Frame 1 (no input): blank canvas, image omitted
Frame 60 (the mouse pressed at the canvas centre just before this capture): blank canvas, image omitted
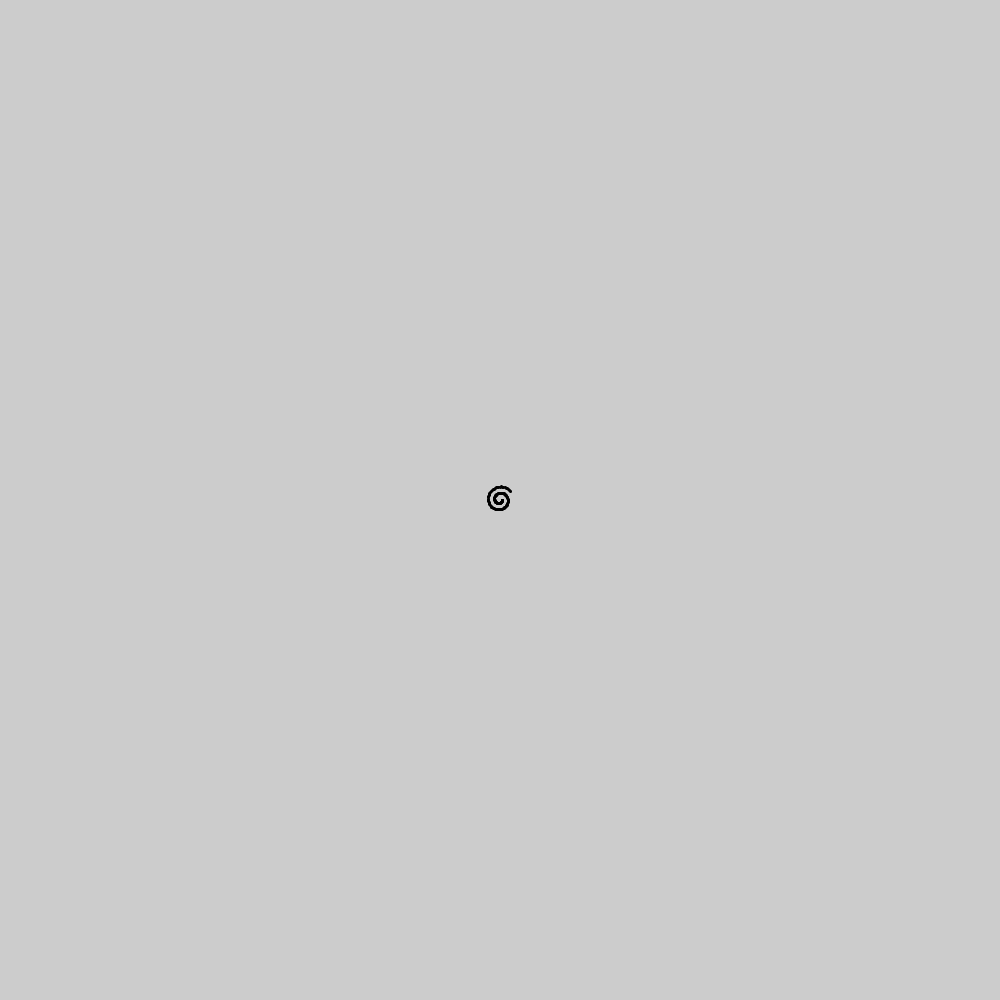
Frame 120 (the mouse held since frame 60 and released just before this capture)

The Processing sketch whose frames 1 and 60 were blank and that drew this single picture after the mouse press (run headless with seeded random() and noise(); from frame 60 on, the mouse is pressed at the canvas centre):

// Processing sketch: Spiral_Animation
// ── Spiral_Animation.pde
float angle = 0.0;
float offset = 500;
float scalar = 2;
float speed = 0.1;
void setup() {
size(1000, 1000);
fill(0);
smooth();
}
void draw() {
float x = offset + cos(angle) * scalar;
float y = offset + sin(angle) * scalar;
ellipse( x, y, 2, 2);
angle += speed;
scalar += speed;
}
